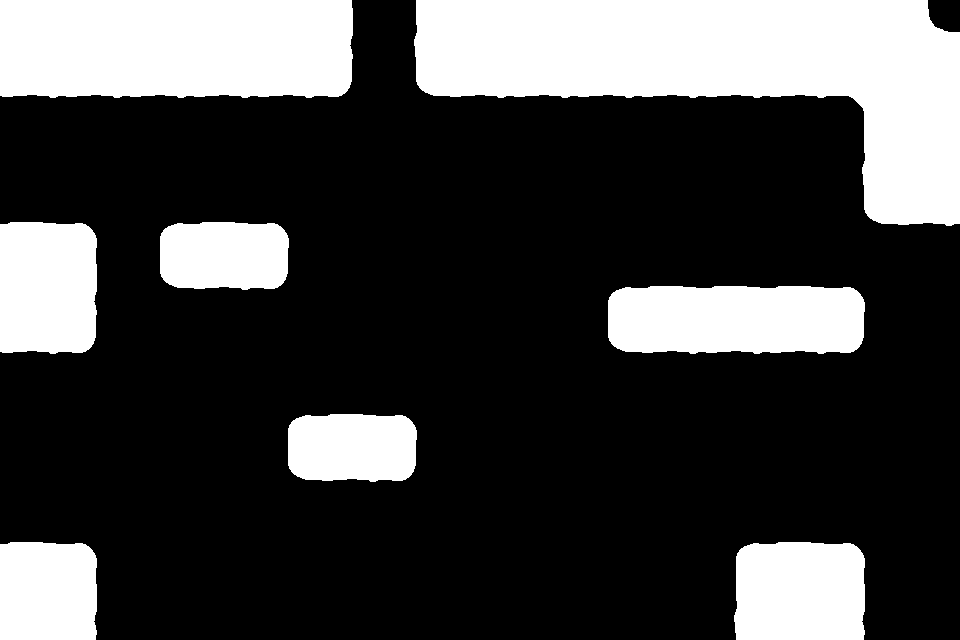

Below is a game level as drawn by its tile map, then a one-line description and the .tmx file that defines it, in full:
An orthogonal 15x10 tile map with 64x64 px tiles, 1 tile layer (Chao) and 31 objects (26x prefab, 3x Fronteira, Caminho, Jogador).

<map version="1.0" orientation="orthogonal" renderorder="right-down" width="15" height="10" tilewidth="64" tileheight="64" nextobjectid="174">
 <tileset firstgid="1" source="TilesetSimples/tileset.tsx" />
 <layer name="Chao" width="15" height="10">
  <properties>
   <property name="unity:layer" value="Solido" />
  </properties>
  <data encoding="csv">
7,7,7,7,7,8,6,7,7,7,7,7,7,7,5,
12,12,12,12,12,13,11,12,12,12,12,12,12,9,7,
0,0,0,0,0,0,0,0,0,0,0,0,0,6,7,
2,3,1,2,3,0,0,0,0,0,0,0,0,11,12,
7,8,11,12,13,0,0,0,0,1,2,2,2,3,0,
12,13,0,0,0,0,0,0,0,11,12,12,12,13,0,
0,0,0,0,1,2,3,0,0,0,0,0,0,0,0,
0,0,0,0,11,12,13,0,0,0,0,0,0,0,0,
2,3,0,0,0,0,0,0,0,0,0,1,2,3,0,
7,8,0,0,0,0,0,0,0,0,0,6,7,8,0
</data>
 </layer>
 <objectgroup name="Objetos" offsetx="0" offsety="-32">
  <properties>
   <property name="unity:layer" value="Objetos" />
  </properties>
  <object id="13" name="Fronteira" x="-65" y="-288" width="64" height="929" />
  <object id="14" name="Fronteira" x="0" y="-320" width="960" height="64" />
  <object id="15" name="Fronteira" x="960" y="-288" width="64" height="928" />
  <object id="63" name="Porta" type="prefab" gid="17" x="765" y="570" width="64" height="64" />
  <object id="65" name="Cristal" type="prefab" gid="23" x="356" y="153" width="64" height="64" />
  <object id="83" name="Chave" type="prefab" gid="18" x="2" y="253" width="64" height="64" />
  <object id="101" name="Espinho" type="prefab" gid="14" x="863.917" y="671" width="64" height="64" />
  <object id="105" name="Bloco" type="prefab" gid="22" x="128" y="577" width="64" height="64" />
  <object id="109" name="Bloco" type="prefab" gid="21" x="638" y="641" width="64" height="64" />
  <object id="110" name="Bloco" type="prefab" gid="21" x="383" y="644" width="64" height="64" />
  <object id="120" name="Bloco" type="prefab" gid="22" x="601" y="642" width="64" height="64" />
  <object id="127" name="Bloco" type="prefab" gid="22" x="421" y="644" width="64" height="64" />
  <object id="131" name="Bloco" type="prefab" gid="21" x="457" y="645" width="64" height="64" />
  <object id="132" name="Bloco" type="prefab" gid="21" x="263" y="644" width="64" height="64" />
  <object id="141" name="Bloco" type="prefab" gid="21" x="226" y="645" width="64" height="64" />
  <object id="142" name="Bloco" type="prefab" gid="21" x="190" y="643" width="64" height="64" />
  <object id="143" name="Bloco" type="prefab" gid="21" x="448" y="449" width="64" height="64" />
  <object id="149" name="Bloco" type="prefab" gid="22" x="485" y="450" width="64" height="64" />
  <object id="153" name="Caminho" x="130" y="258">
   <polyline points="0,0 384,0 383,60 1,63 0,0" />
  </object>
  <object id="154" name="Jogador" gid="24" x="10" y="575" width="64" height="64">
   <properties>
    <property name="PrefabSwap" value="" />
   </properties>
  </object>
  <object id="155" name="Espinho" type="prefab" gid="14" x="928" y="670.917" width="64" height="64" />
  <object id="156" name="Espinho" type="prefab" gid="14" x="670.667" y="672.334" width="64" height="64" />
  <object id="157" name="Espinho" type="prefab" gid="14" x="607.084" y="672.167" width="64" height="64" />
  <object id="158" name="Espinho" type="prefab" gid="14" x="543.5" y="672.25" width="64" height="64" />
  <object id="159" name="Espinho" type="prefab" gid="14" x="479.917" y="672.333" width="64" height="64" />
  <object id="164" name="Espinho" type="prefab" gid="14" x="225.375" y="672.332" width="64" height="64" />
  <object id="165" name="Espinho" type="prefab" gid="14" x="288.958" y="672.25" width="64" height="64" />
  <object id="166" name="Espinho" type="prefab" gid="14" x="416.125" y="672.333" width="64" height="64" />
  <object id="167" name="Espinho" type="prefab" gid="14" x="352.542" y="672.167" width="64" height="64" />
  <object id="172" name="Espinho" type="prefab" gid="14" x="97.2495" y="672.25" width="64" height="64" />
  <object id="173" name="Espinho" type="prefab" gid="14" x="161.334" y="672.168" width="64" height="64" />
 </objectgroup>
</map>
